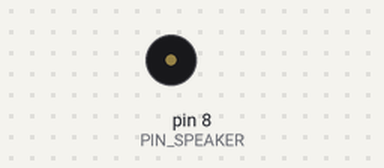
Bench run of a sketch on a simulated Arduino Uno, built with avr-gcc and run on an emulated ATmega328P. Shown: buzzer (waves = sounding).

Above: at 0.2 s.
At 15.76 s:
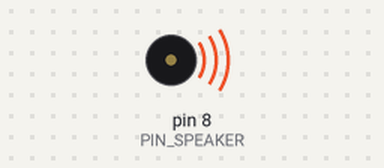
Timing chart, 0 to 20.9 s (numbered marks = the images above):
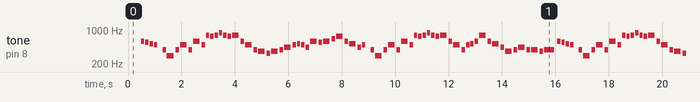

The sketch:

bolango.ino
```cpp
#include "pitches.h"

const int PIN_SPEAKER = 8;

// notes in the melody:
int melody[] = {
  0, NOTE_D5, NOTE_CS5, NOTE_C5, NOTE_B4, 0, NOTE_G4, NOTE_D4, NOTE_G4, NOTE_B4, NOTE_G4, NOTE_D5, NOTE_B4, NOTE_G5, NOTE_FS5, NOTE_G5, NOTE_A5, NOTE_G5, NOTE_FS5, NOTE_G5, NOTE_D5, NOTE_B4, NOTE_G4, NOTE_FS4, NOTE_E4, NOTE_FS4, NOTE_G4,
  NOTE_A4, NOTE_B4, NOTE_C5, NOTE_B4, NOTE_A4, /**/NOTE_D5, NOTE_CS5, NOTE_D5, NOTE_E5, /**/NOTE_FS5, NOTE_D5, NOTE_C5, NOTE_A4, /**/NOTE_B4, 0, NOTE_G4, NOTE_D4, NOTE_G4, /**/NOTE_B4, NOTE_G4, NOTE_D5, NOTE_B4, /**/NOTE_G5, NOTE_FS5, NOTE_G5, NOTE_A5, NOTE_G5, NOTE_FS5, /**/NOTE_G5, NOTE_D5, NOTE_B4, NOTE_G4,
  NOTE_B4, NOTE_C5, NOTE_D5, NOTE_G5, NOTE_D5, /**/NOTE_C5, NOTE_A4, NOTE_FS4, NOTE_G4, /**/NOTE_A4, NOTE_G4, NOTE_G4, NOTE_FS4, /**/NOTE_G4, NOTE_D5, NOTE_CS5, NOTE_C5, /**/NOTE_B4, 0, NOTE_G4, NOTE_D4, NOTE_G4, /**/NOTE_B4, NOTE_G4, NOTE_D5, NOTE_B4,
  NOTE_G5, NOTE_FS5, NOTE_G5, NOTE_A5, NOTE_G5, NOTE_FS5, /**/NOTE_G5, NOTE_D5, NOTE_B4, NOTE_G4, /**/NOTE_FS4, NOTE_E4, NOTE_FS4, NOTE_G4, /**/NOTE_A4, NOTE_B4, NOTE_C5, NOTE_B4, NOTE_A4, /**/NOTE_D5, NOTE_CS5, NOTE_D5, NOTE_E5, /**/NOTE_FS5, NOTE_D5, NOTE_C5, NOTE_A4, /**/NOTE_B4, 0, NOTE_G4, NOTE_D4, NOTE_G4,
  NOTE_B4, NOTE_G4, NOTE_D5, NOTE_B4, /**/NOTE_G5, NOTE_FS5, NOTE_G5, NOTE_A5, NOTE_G5, NOTE_FS5, /**/NOTE_G5, NOTE_D5, NOTE_B4, NOTE_G4, /**/NOTE_B4, NOTE_C5, NOTE_D5, NOTE_G5, NOTE_D5, /**/NOTE_C5, NOTE_A4, NOTE_FS4, NOTE_G4, /**/NOTE_A4, NOTE_G4, NOTE_G4, NOTE_FS4, /**/NOTE_G4, 0, 0
};

// note durations: 4 = quarter note, 8 = eighth note, etc.:
float noteDurations[] = {
  2.666666666, 8, 8, 8, /**/8, 8, 8, 4, 8, /**/4, 8, 4, 8, /**/8, 8, 8, 8, 8, 8, /**/4, 8, 4, 8, /**/4, 8, 4, 8,
  4, 8, 8, 8, 8, /**/4, 8, 4, 8, /**/4, 8, 4, 8, /**/8, 8, 8, 4, 8, /**/4, 8, 4, 8, /**/8, 8, 8, 8, 8, 8, /**/4, 8, 4, 8,
  8, 8, 8, 4, 8, /**/4, 8, 4, 8, /**/4, 8, 4, 8, /**/ 2.666666666, 8, 8, 8, /**/8, 8, 8, 4, 8, /**/4, 8, 4, 8,
  8, 8, 8, 8, 8, 8, /**/4, 8, 4, 8, /**/4, 8, 4, 8, /**/4, 8, 8, 8, 8, /**/4, 8, 4, 8, /**/4, 8, 4, 8, /**/8, 8, 8, 4, 8,
  4, 8, 4, 8, /**/8, 8, 8, 8, 8, 8, /**/4, 8, 4, 8, /**/8, 8, 8, 4, 8, /**/4, 8, 4, 8, /**/4, 8, 4, 8, /**/2.666666666, 4, 8
};

void playBGM() {
  // iterate over the notes of the melody:
  for (int thisNote = 0; thisNote < sizeof(melody) / sizeof(melody[0]); thisNote++) {
    // to calculate the note duration, take one second divided by the note type.
    //e.g. quarter note = 1000 / 4, eighth note = 1000/8, etc.
    int noteDuration = 1000 / noteDurations[thisNote];
    tone(PIN_SPEAKER, melody[thisNote], noteDuration);

    // to distinguish the notes, set a minimum time between them.
    // the note's duration + 30% seems to work well:
    int pauseBetweenNotes = noteDuration * 1.30;
    delay(pauseBetweenNotes);
    // stop the tone playing:
    noTone(PIN_SPEAKER);
  }
}

void setup() {
  pinMode(PIN_SPEAKER, OUTPUT);
}

void loop() {
  playBGM();
}
```

Measured:
- by itself, tone on pin 8 (PIN_SPEAKER): plays 587 Hz for 0.13 s, 554 Hz for 0.13 s, 523 Hz for 0.13 s, 494 Hz for 0.13 s, 392 Hz for 0.13 s, 294 Hz for 0.25 s … (565 notes in this stretch)
